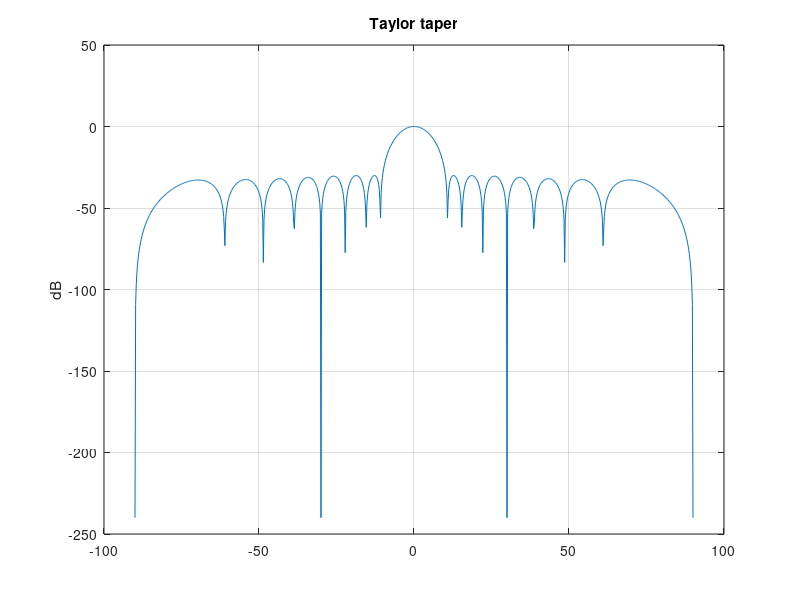

Here is the MATLAB script that generated this plot:
% Распределение Тейлора
% Спадающие боковые — стандарт радаров

N = 16;
sll = -30;
w = taylorwin(N, 4, sll);
theta = -90:0.2:90;
AF = zeros(1, numel(theta));
for k = 1:N
    AF = AF + w(k)*exp(1i*pi*(k-1)*sind(theta));
end
figure;
plot(theta, 20*log10(abs(AF)/sum(w) + 1e-12));
title('Taylor taper'); ylabel('dB'); grid on;

%{
@play
{
 "title": "Taylor taper",
 "groups": [
  {
   "name": "Synthesis",
   "controls": [
    {
     "var": "N",
     "label": "N",
     "min": 8,
     "max": 32,
     "step": 2,
     "default": 16
    },
    {
     "var": "sll",
     "label": "SLL dB",
     "min": -40,
     "max": -15,
     "step": 5,
     "default": -30
    }
   ]
  }
 ]
}
%}
